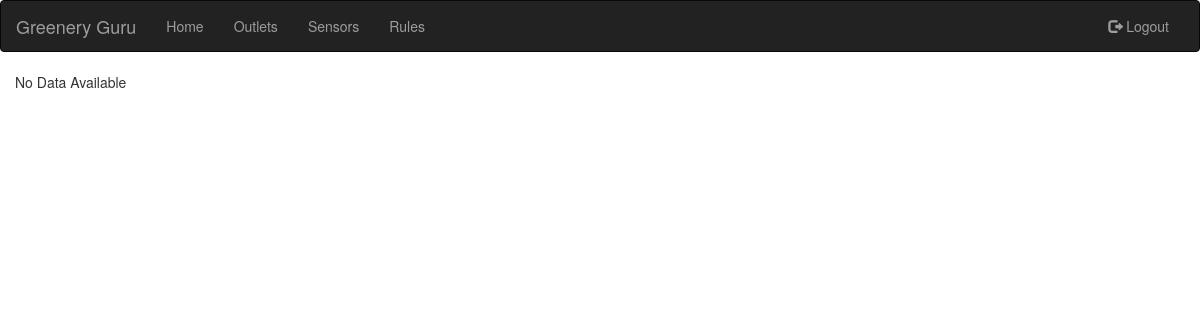
Page /outlet/ on the earlier database version.
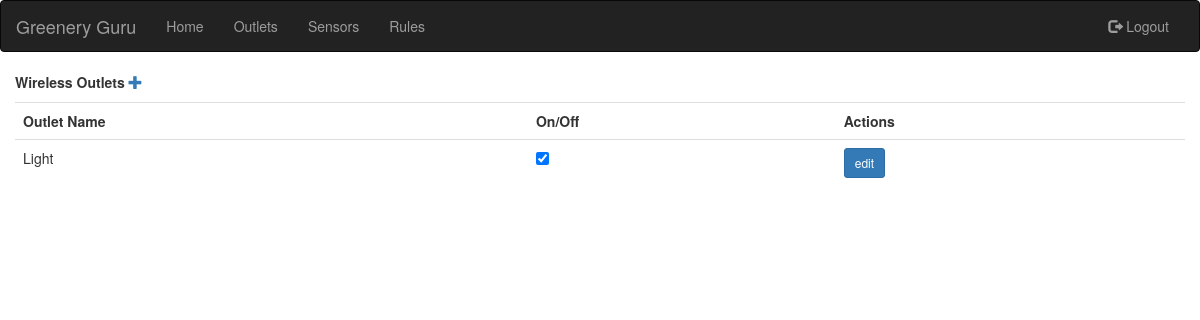
Same page on the later database version.
### app/outlet/models.py (models this page shows, shortened)
@python_2_unicode_compatible
class Outlet(models.Model):
    name = models.CharField(
                        max_length=24,
                        unique=True,
                        blank=False,
                        null=False,
                        help_text='Name of this outlet. Must be unique. 24 characters')
    channel = models.IntegerField(
                        default=1,
                        null=False,
                        blank=False,
                        unique=True,
                        validators=[MaxValueValidator(15), MinValueValidator(2)],
                        help_text='Channel number (2-15)')
    state = models.BooleanField(
                        default=False,
                        null=False,
                        blank=False,
                        help_text='Device state. On(True) or Off(False)')

### app/outlet/views.py (the view)
def index(request):
    context = { 'title': 'Wireless Outlets' }
    try:
        context['payload'] = Outlet.objects.all()
    except:
        pass
    return render(request, 'outlet/index.html', context)

### app/outlet/templates/outlet/index.html (shortened to what this page needs)
{% extends "base.html" %}
{% block content %}
{% if payload %}
    <p>
    <b>
    {% if title %}
    {{ title }}
    {% else %}
    Outlets
    {% endif %}
    </b>
    <a href="/outlet/create"><span class="glyphicon glyphicon-plus"></span></a>
    </p>
    <div class="table-responsive">
        <table class="table">
        <tr>
        <th>Outlet Name</th>
        <th>On/Off</th>
        <th>Actions</th>
        </tr>
        {% for o in payload %}
        <tr>
        <td>{{ o.name }}</td>
        {% if o.state == 1 %}
        <td><input type="checkbox" id="outlet-{{ o.id }}" checked data-toggle="toggle" data-size="small"></td>
        {% else %}
        <td><input type="checkbox" id="outlet-{{ o.id }}" data-toggle="toggle" data-size="small"></td>
        {% endif %}
        <td><button type="button" class="btn btn-primary btn-sm greenery" id="edit-{{ o.id }}">edit</button></td>
        </tr>
    {% endfor %}
        </table>
    </div>
{% else %}
    <p>
    No Data Available
    </p>
{% endif %}
{% endblock content %}

Differences in the rows shown:
added Outlet: name "Light"
Other differences:
{{ title }}: (not shown) → "Wireless Outlets"
text no longer shown: "No Data Available"
text now shown: "Outlet Name On/Off Actions"
